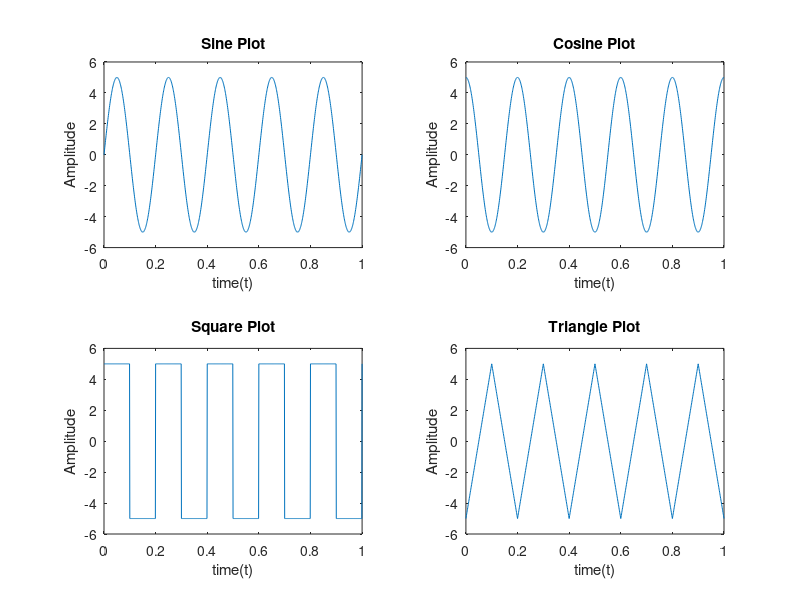

Recreate this plot in MATLAB.
clc
close all
clear
A =input ('Enter Amplitude:')
F =input ('Enter Frequency:')
t = 0:0.001:1
#sine Plot
y1 = A*sin(2*pi*F*t);
subplot(2,2,1)
plot(t,y1)
title('Sine Plot')
xlabel('time(t)')
ylabel('Amplitude')
#Cosine Plot
y2 = A*cos(2*pi*F*t);
subplot(2,2,2)
plot(t,y2)
title('Cosine Plot')
xlabel('time(t)')
ylabel('Amplitude')
#Square Plot
y3 = A*square(2*pi*F*t);
subplot(2,2,3)
plot(t,y3)
title('Square Plot')
xlabel('time(t)')
ylabel('Amplitude')
#Triangle Plot
y4 = A*sawtooth(2*pi*F*t,0.5);
subplot(2,2,4)
plot(t,y4)
title('Triangle Plot')
xlabel('time(t)')
ylabel('Amplitude')
